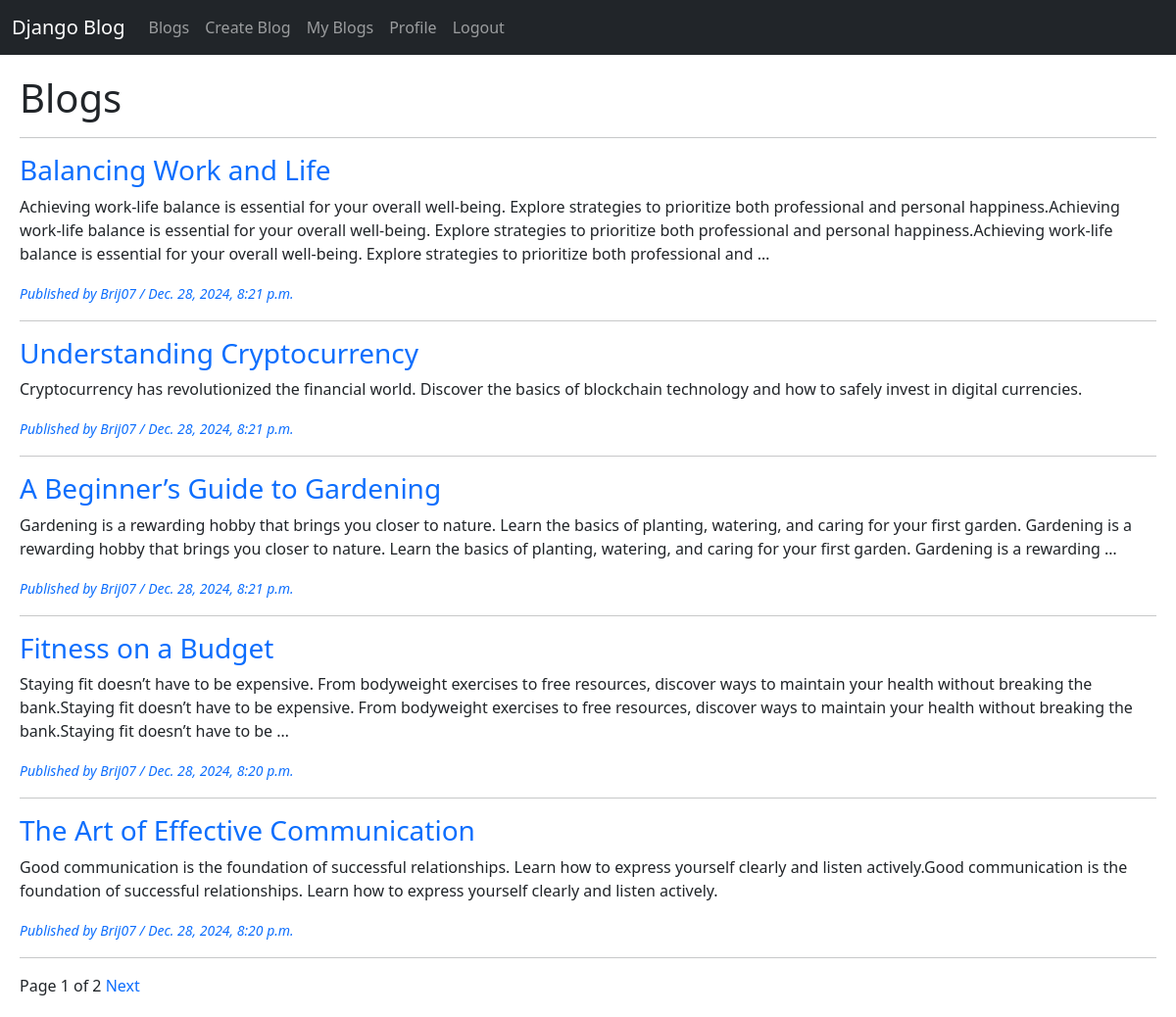
The page /blogs/ (signed in) on the database its author committed.
### blog/models.py (models this page shows, shortened)
class Blog(models.Model):
    author = models.ForeignKey(User, on_delete=models.CASCADE)
    title = models.CharField(max_length=150)
    text = models.TextField()
    published_date = models.DateTimeField(auto_now=True)
    updated_date = models.DateTimeField(auto_now_add=True)

### blog/views.py (the view)
# urls.py: path('blogs/', views.list, name='list'),
@login_required(login_url='accounts:login')
def list(request):
    blogs = Blog.objects.all().order_by('-published_date')
    paginator = Paginator(blogs, 5)  # 5 blogs per page
    page_number = request.GET.get('page')  # Get the current page number from the URL query
    page_obj = paginator.get_page(page_number)  # Get the current page object
    return render(request, 'blog/list.html', {'page_obj': page_obj})

### blog/templates/blog/list.html (shortened to what this page needs)
{% extends 'base.html' %}
{% block content %}
    <h1>Blogs</h1><hr>
    {% for blog in page_obj.object_list %}
        <h3><a href="{% url 'blog:detail' blog.id %}" class="text-decoration-none">{{ blog.title }}</a></h3>
        <p>{{ blog.text|truncatewords:50 }}</p>
        <small><a href="{% url 'accounts:user_info' blog.author %}" class="text-decoration-none"><i>Published by {{ blog.author|title }} / {{ blog.published_date }}</i></a></small><br>
        <hr>
    {% empty %}
        <p>No blog has been added yet.</p>
    {% endfor %}
    <div class="pagination">
        <div class="pagination-links">
            <span>Page {{ page_obj.number }} of {{ page_obj.paginator.num_pages }}</span>
            {% if page_obj.has_next %}
                <a href="?page={{ page_obj.next_page_number }}" class="text-decoration-none">Next</a>
            {% endif %}
        </div>
    </div>
{% endblock %}

### static/css/base.css (style rules this page uses)
body { background-color:rgb(205, 208, 208); font-family: 'Roboto', sans-serif; }
small { font-size: 12px; color: rgb(102, 103, 104); }
a { text-decoration: none !important; }

### rows shown on the page
Blog: title "Balancing Work and Life", text "Achieving work-life balance is essential for your overall well-being. Explore strategies to prioritize both professional and personal happiness.Achieving work-life balance is essential for your overall well-being. Explore strategies to prioritize both professional and personal happiness.Achieving work-life balance is essential for your overall well-being. Explore strategies to prioritize both professional and …", author "Brij07", published_date "Dec. 28, 2024, 8:21 p.m."
Blog: title "Understanding Cryptocurrency", text "Cryptocurrency has revolutionized the financial world. Discover the basics of blockchain technology and how to safely invest in digital currencies.", author "Brij07", published_date "Dec. 28, 2024, 8:21 p.m."
Blog: title "A Beginner’s Guide to Gardening", text "Gardening is a rewarding hobby that brings you closer to nature. Learn the basics of planting, watering, and caring for your first garden. Gardening is a rewarding hobby that brings you closer to nature. Learn the basics of planting, watering, and caring for your first garden. Gardening is a rewarding …", author "Brij07", published_date "Dec. 28, 2024, 8:21 p.m."
Blog: title "Fitness on a Budget", text "Staying fit doesn’t have to be expensive. From bodyweight exercises to free resources, discover ways to maintain your health without breaking the bank.Staying fit doesn’t have to be expensive. From bodyweight exercises to free resources, discover ways to maintain your health without breaking the bank.Staying fit doesn’t have to be …", author "Brij07", published_date "Dec. 28, 2024, 8:20 p.m."
Blog: title "The Art of Effective Communication", text "Good communication is the foundation of successful relationships. Learn how to express yourself clearly and listen actively.Good communication is the foundation of successful relationships. Learn how to express yourself clearly and listen actively.", author "Brij07", published_date "Dec. 28, 2024, 8:20 p.m."

### other values the page prints
{{ page_obj.number }} "1"
{{ page_obj.paginator.num_pages }} "2"
